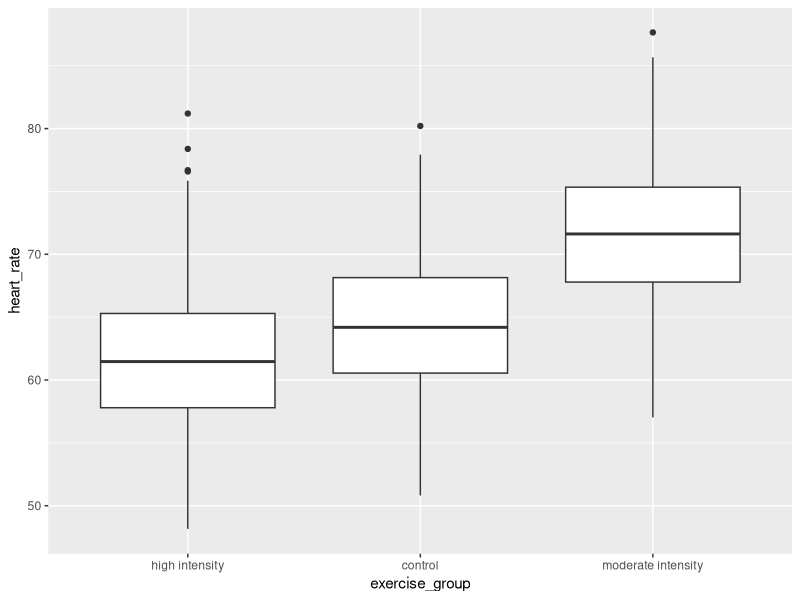
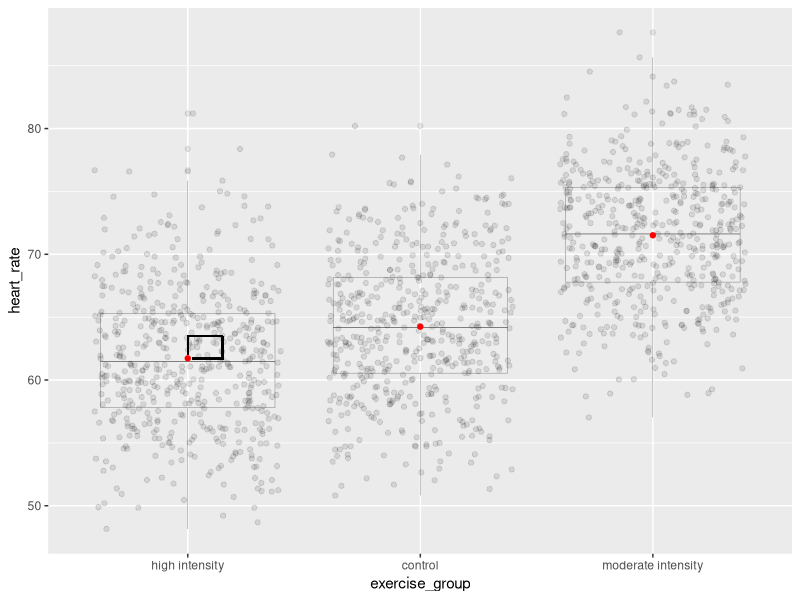
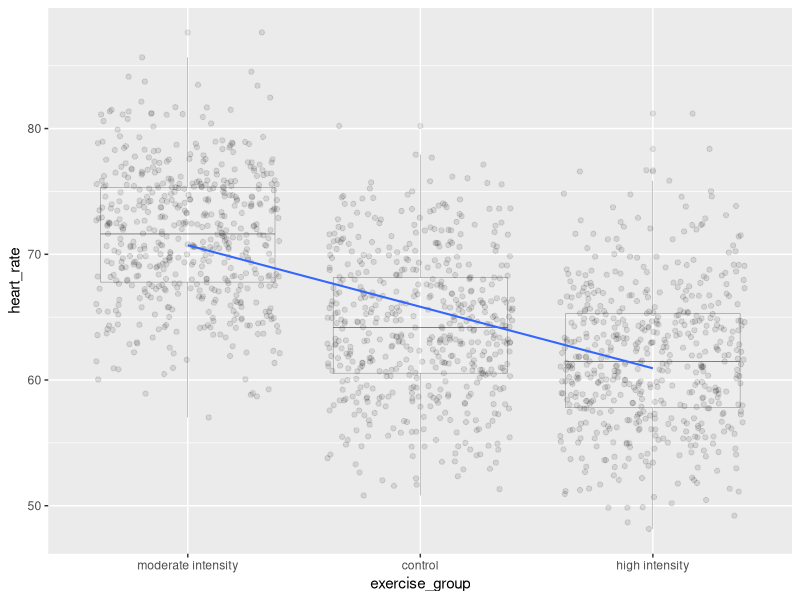
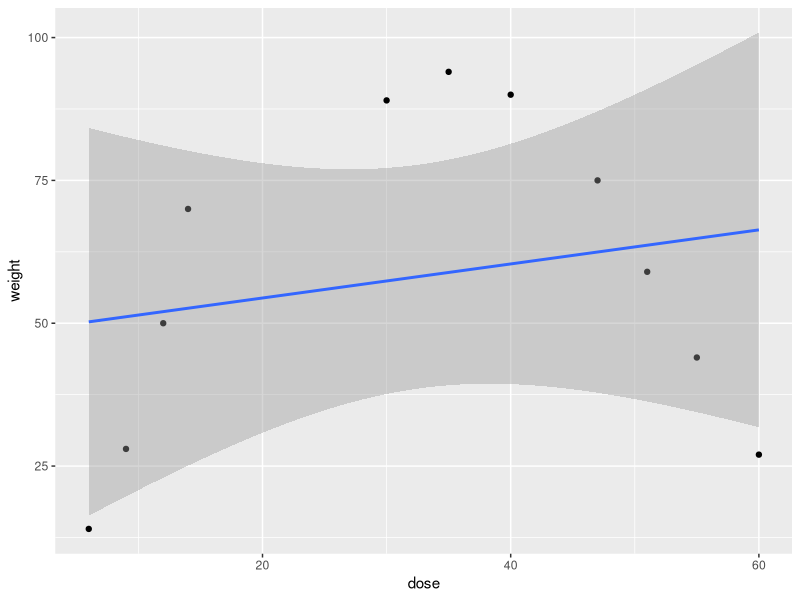
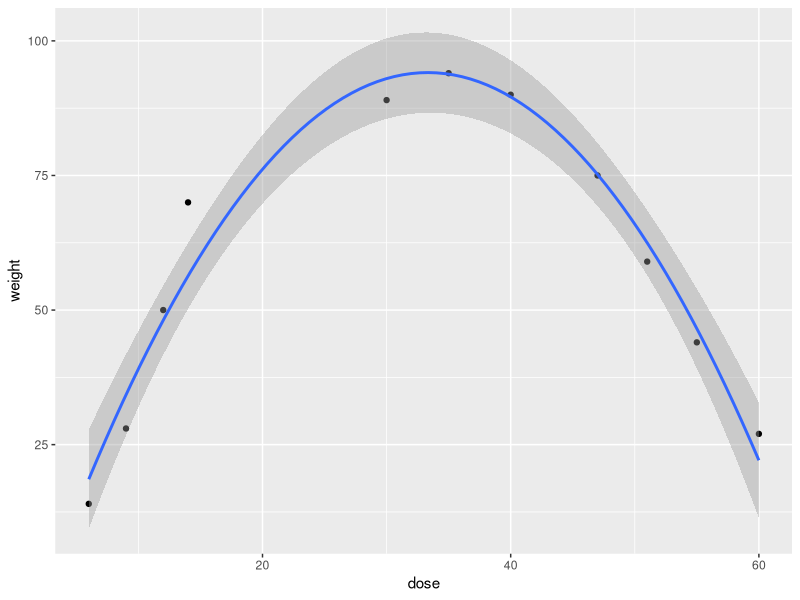

Recreate these plots in R, in order.
## ---- chunk 1
library(tidyverse)
library(knitr)
library(kableExtra)
heart_rate <- read_csv("data/simulated_heart_rates.csv")
## ---- chunk 2
heart_rate %>% 
  mutate(exercise_group = fct_reorder(exercise_group,
                                      heart_rate,
                                      .fun='mean'))  %>% 
  ggplot(aes(exercise_group, heart_rate)) + 
  geom_boxplot()
## ---- chunk 3
anova(lm(heart_rate ~ exercise_group, data = heart_rate))
## ---- chunk 4
text_tbl <- data.frame('source of variation' = c('treatments', 
                                                 'error', 
                                                 'total'),
                       'Df' = c("$k - 1$", "$k(n - 1)$", "$nk - 1$"),
                       'Sum Sq' = c("$n\\sum(\\bar{y_i} - \\bar{y_.})^2$",
                                "$\\sum\\sum({y_{ij}} - \\bar{y_i})^2$",
                                "$\\sum\\sum({y_{ij}} - \\bar{y_.})^2$"),
                       'Mean Sq=Sum Sq/Df' = c("TMS", "EMS", "   "),
                       'F value' = c("TMS/EMS", "   ", "   "),
                       'prob(>F)' = c("p-value", "   ", "   ")
                       )
colnames(text_tbl) = c('source of variation', 'Df', 'Sum Sq', 
                       'Mean Sq=Sum Sq/Df', 'F value', 'prob(>F)')
kable(text_tbl,
      caption = 'ANOVA Table for Completely Randomized Design with One Treatment Factor with k levels and n Observations per Treatment') 
## ---- chunk 5
# these are the y_i
groupMeans <- heart_rate %>% 
  group_by(exercise_group) %>% 
  summarise(mean = mean(heart_rate))
groupMeans

# this is y.
overallMean <- heart_rate %>%
  summarise(mean = mean(heart_rate))
overallMean

# sum the squared differences and multiply the sum by n
((groupMeans$mean[1] - overallMean)^2 + 
    (groupMeans$mean[2] - overallMean)^2 + 
    (groupMeans$mean[3] - overallMean)^2) * 522
## ---- chunk 6
heart_rate %>% mutate(exercise_group = fct_reorder(exercise_group, 
                                                   heart_rate, 
                                                   .fun='mean'))  %>% 
  ggplot(aes(exercise_group, heart_rate)) + 
  geom_boxplot(alpha=0.1, linewidth=0.1) +
  geom_jitter(alpha=0.1) + 
  stat_summary(fun = "mean", colour="red", geom = "point") +
  geom_segment(x = 1, y = 62, xend = 1, yend = 63.5) +
  geom_segment(x = 1.15, y = 61.6, xend = 1.15, yend = 63.5) +
  geom_segment(x = 1.02, y = 61.7, xend = 1.15, yend = 61.7) +
  geom_segment(x = 1, y = 63.5, xend = 1.15, yend = 63.5)
## ---- chunk 7
heart_rate %>% mutate(exercise_group = fct_reorder(exercise_group, 
                                                   heart_rate, 
                                                   .fun='mean', 
                                                   .desc = TRUE))  %>% 
  ggplot(aes(exercise_group, heart_rate)) + 
  geom_boxplot(alpha=0.1, linewidth=0.1) +
  geom_jitter(alpha=0.1) +
  geom_smooth(method = "lm", 
              aes(group=1), 
              se=FALSE, 
              linewidth=0.7)
## ---- chunk 8
heart_rate %>% 
  group_by(exercise_group) %>% 
  summarise(mean = mean(heart_rate))
## ---- chunk 9
confint(lm(heart_rate ~ exercise_group, data = heart_rate))
## ---- chunk 10
lm(heart_rate ~ exercise_group, data = heart_rate)
## ---- chunk 11
### save the linear model as an object
model <- lm(heart_rate ~ exercise_group, data = heart_rate)
### predict heart rates for a new group of controls
predict(model, 
        data.frame(exercise_group = "control"), 
        interval = "prediction", 
        level = 0.95)
## ---- chunk 12
lm(heart_rate ~ exercise_group, data = heart_rate)
## ---- chunk 13
summary(lm(heart_rate ~ exercise_group + sex, data = heart_rate))
## ---- chunk 14
summary(lm(heart_rate ~ exercise_group + age, data = heart_rate))
## ---- chunk 15
# delta = the observed effect size between groups
# sd = standard deviation
# significance level (Type 1 error probability or false positive rate) = 0.05
# type = two-sample t-test
# What is the minimum sample size we would need at 80% power?

controlMean <- heart_rate %>%
  filter(exercise_group == "control") %>%
  summarise(mean = mean(heart_rate)) 
moderateMean <- heart_rate %>%
  filter(exercise_group == "moderate intensity") %>%
  summarise(mean = mean(heart_rate)) 
delta <- controlMean - moderateMean
power.t.test(delta = delta[[1]], sd = sd(heart_rate$heart_rate), 
             sig.level = 0.05, type = "two.sample", power = 0.8)
## ---- chunk 16
data <- data.frame(dose=c(6, 9, 12, 14, 30, 35, 40, 47, 51, 55, 60),
                   weight=c(14, 28, 50, 70, 89, 94, 90, 75, 59, 44, 27))
data %>% ggplot(aes(dose, weight)) + 
  geom_point() + 
  stat_smooth(method = "lm", formula = y ~ x)
## ---- chunk 17
data %>% ggplot(aes(dose, weight)) +
  geom_point() +
  stat_smooth(method = "lm", formula = y ~ x + I(x^2))
